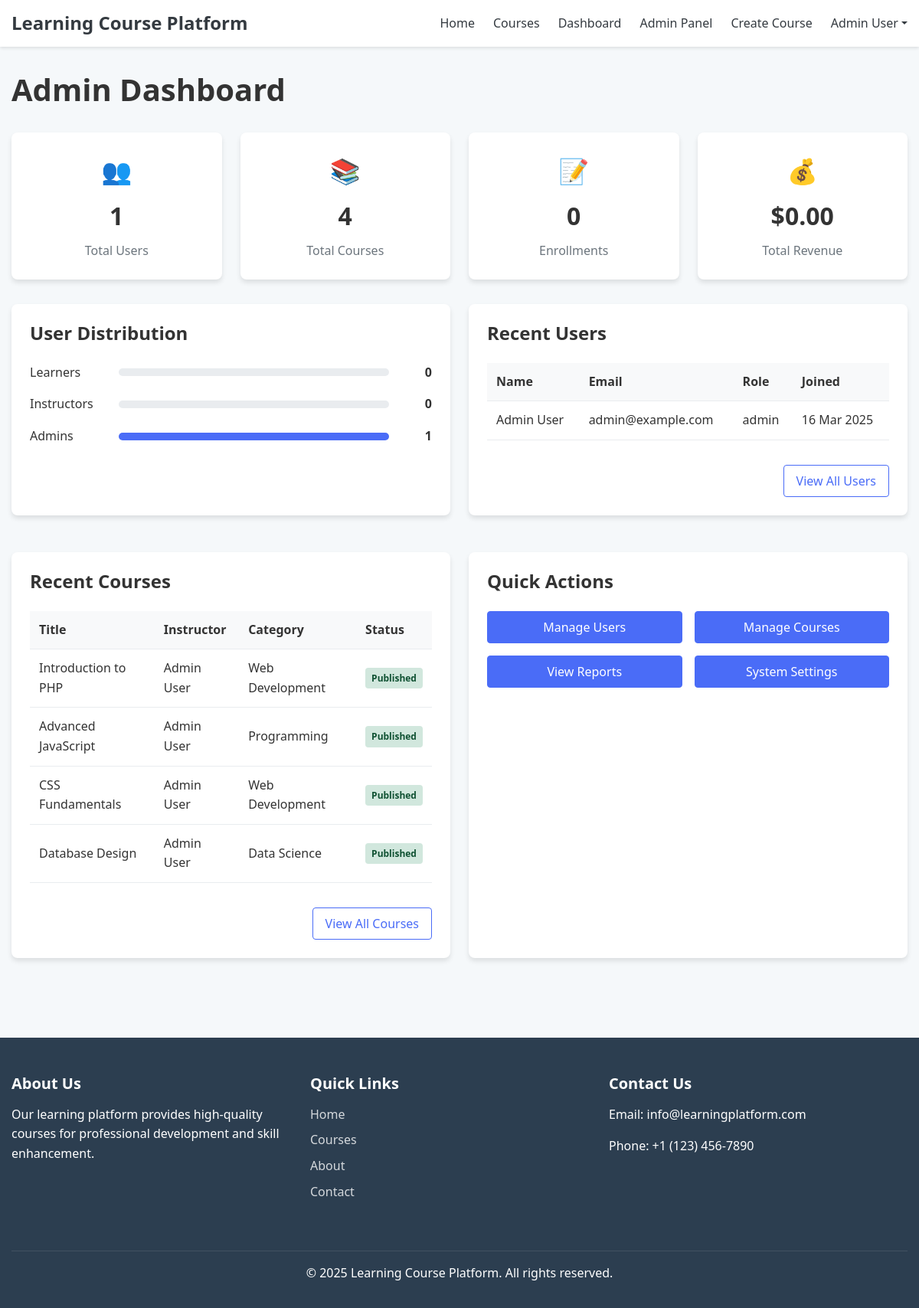
/index.php?page=admin (signed in), run on the app's committed database.
### tables this page shows
CREATE TABLE IF NOT EXISTS courses (
    id INT AUTO_INCREMENT PRIMARY KEY,
    title VARCHAR(255) NOT NULL,
    description TEXT NOT NULL,
    category VARCHAR(50) NOT NULL,
    price DECIMAL(10, 2) NOT NULL DEFAULT 0.00,
    image_path VARCHAR(255),
    instructor_id INT NOT NULL,
    status ENUM('Draft', 'Published', 'Archived') NOT NULL DEFAULT 'Draft',
    is_featured TINYINT(1) NOT NULL DEFAULT 0,
    rating DECIMAL(3, 2) NOT NULL DEFAULT 0.00,
    created_at DATETIME NOT NULL,
    updated_at DATETIME,
    FOREIGN KEY (instructor_id) REFERENCES users(id) ON DELETE CASCADE
);

CREATE TABLE IF NOT EXISTS users (
    id INT AUTO_INCREMENT PRIMARY KEY,
    name VARCHAR(100) NOT NULL,
    email VARCHAR(100) NOT NULL UNIQUE,
    password VARCHAR(255) NOT NULL,
    role ENUM('admin', 'instructor', 'learner') NOT NULL DEFAULT 'learner',
    profile_image VARCHAR(255),
    bio TEXT,
    verification_token VARCHAR(64),
    is_verified TINYINT(1) NOT NULL DEFAULT 0,
    reset_token VARCHAR(64),
    reset_token_expires DATETIME,
    last_login DATETIME,
    created_at DATETIME NOT NULL,
    updated_at DATETIME
);

### includes/functions.php (called while the page is built, shortened)
<?php
function isLoggedIn() {
    return isset($_SESSION['user_id']);
}
function hasRole($role) {
    return isset($_SESSION['user_role']) && $_SESSION['user_role'] == $role;
}
function formatDate($date, $format = 'd M Y') {
    $timestamp = strtotime($date);
    return date($format, $timestamp);
}

### includes/db.php (called while the page is built, shortened)
<?php
class Database {
    private $conn;
    public function __construct() {
        try {
            $this->conn = new PDO(
                "mysql:host=" . DB_HOST . ";dbname=" . DB_NAME,
                DB_USER,
                DB_PASS,
                array(PDO::ATTR_ERRMODE => PDO::ERRMODE_EXCEPTION)
            );
        } catch (PDOException $e) {
            die("Connection failed: " . $e->getMessage());
        }
    }
    public function query($sql, $params = []) {
        try {
            $stmt = $this->conn->prepare($sql);
            $stmt->execute($params);
            return $stmt;
        } catch (PDOException $e) {
            die("Query failed: " . $e->getMessage());
        }
    }
    public function fetchRow($sql, $params = []) {
        $stmt = $this->query($sql, $params);
        return $stmt->fetch(PDO::FETCH_ASSOC);
    }
    public function fetchAll($sql, $params = []) {
        $stmt = $this->query($sql, $params);
        return $stmt->fetchAll(PDO::FETCH_ASSOC);
    }
}
$db = new Database();

### pages/admin.php (the view, shortened to what this page needs)
<?php
$stats = [
    'total_users' => $db->fetchRow("SELECT COUNT(*) as count FROM users")['count'],
    'total_courses' => $db->fetchRow("SELECT COUNT(*) as count FROM courses")['count'],
    'total_enrollments' => $db->fetchRow("SELECT COUNT(*) as count FROM enrollments")['count'],
    'total_revenue' => $db->fetchRow("SELECT SUM(amount) as total FROM payments")['total'] ?? 0
];
$recentUsers = $db->fetchAll("
    SELECT * FROM users
    ORDER BY created_at DESC
    LIMIT 5
");
$recentCourses = $db->fetchAll("
    SELECT c.*, u.name as instructor_name
    FROM courses c
    JOIN users u ON c.instructor_id = u.id
    ORDER BY c.created_at DESC
    LIMIT 5
");
$usersByRole = $db->fetchAll("
    SELECT role, COUNT(*) as count
    FROM users
    GROUP BY role
");
$roleCounts = [];
foreach ($usersByRole as $role) {
    $roleCounts[$role['role']] = $role['count'];
}
?>
<div class="admin-dashboard">
    <div class="page-header">
        <h1>Admin Dashboard</h1>
    </div>
    <div class="dashboard-stats">
        <div class="stat-card">
            <div class="stat-icon">👥</div>
            <div class="stat-value"><?php echo $stats['total_users']; ?></div>
            <div class="stat-label">Total Users</div>
        </div>
        <div class="stat-card">
            <div class="stat-icon">📚</div>
            <div class="stat-value"><?php echo $stats['total_courses']; ?></div>
            <div class="stat-label">Total Courses</div>
        </div>
        <div class="stat-card">
            <div class="stat-icon">📝</div>
            <div class="stat-value"><?php echo $stats['total_enrollments']; ?></div>
            <div class="stat-label">Enrollments</div>
        </div>
        <div class="stat-card">
            <div class="stat-icon">💰</div>
            <div class="stat-value">$<?php echo number_format($stats['total_revenue'], 2); ?></div>
            <div class="stat-label">Total Revenue</div>
        </div>
    </div>
    <div class="admin-grid">
        <div class="admin-card">
            <h2>User Distribution</h2>
            <div class="user-distribution">
                <div class="distribution-item">
                    <div class="label">Learners</div>
                    <div class="bar">
                    </div>
                    <div class="value"><?php echo $roleCounts[ROLE_LEARNER] ?? 0; ?></div>
                </div>
                <div class="distribution-item">
                    <div class="label">Instructors</div>
                    <div class="bar">
                    </div>
                    <div class="value"><?php echo $roleCounts[ROLE_INSTRUCTOR] ?? 0; ?></div>
                </div>
                <div class="distribution-item">
                    <div class="label">Admins</div>
                    <div class="bar">
                        <div class="progress" style="width: <?php echo ($roleCounts[ROLE_ADMIN] / $stats['total_users']) * 100; ?>%"></div>
                    </div>
                    <div class="value"><?php echo $roleCounts[ROLE_ADMIN] ?? 0; ?></div>
                </div>
            </div>
        </div>
        <div class="admin-card">
            <h2>Recent Users</h2>
            <div class="table-responsive">
                <table class="table">
                    <thead>
                        <tr>
                            <th>Name</th>
                            <th>Email</th>
                            <th>Role</th>
                            <th>Joined</th>
                        </tr>
                    </thead>
                    <tbody>
                        <?php foreach ($recentUsers as $user): ?>
                            <tr>
                                <td><?php echo $user['name']; ?></td>
                                <td><?php echo $user['email']; ?></td>
                                <td><?php echo $user['role']; ?></td>
                                <td><?php echo formatDate($user['created_at']); ?></td>
                            </tr>
                        <?php endforeach; ?>
                    </tbody>
                </table>
            </div>
            <div class="card-footer">
                <a href="index.php?page=manage-users" class="btn btn-outline">View All Users</a>
            </div>
        </div>
        <div class="admin-card">
            <h2>Recent Courses</h2>
            <div class="table-responsive">
                <table class="table">
                    <thead>
                        <tr>
                            <th>Title</th>
                            <th>Instructor</th>
                            <th>Category</th>
                            <th>Status</th>
                        </tr>
                    </thead>
                    <tbody>
                        <?php foreach ($recentCourses as $course): ?>
                            <tr>
                                <td><?php echo $course['title']; ?></td>
                                <td><?php echo $course['instructor_name']; ?></td>
                                <td><?php echo $course['category']; ?></td>
                                <td>
                                    <span class="status-badge status-<?php echo strtolower($course['status']); ?>">
                                        <?php echo $course['status']; ?>
                                    </span>
                                </td>
                            </tr>
                        <?php endforeach; ?>
                    </tbody>
                </table>
            </div>
            <div class="card-footer">
                <a href="index.php?page=manage-courses" class="btn btn-outline">View All Courses</a>
            </div>
        </div>
        <div class="admin-card">
            <h2>Quick Actions</h2>
            <div class="quick-actions">
                <a href="index.php?page=manage-users" class="btn btn-primary">Manage Users</a>
                <a href="index.php?page=manage-courses" class="btn btn-primary">Manage Courses</a>
                <a href="index.php?page=reports" class="btn btn-primary">View Reports</a>
                <a href="index.php?page=system-settings" class="btn btn-primary">System Settings</a>
            </div>
        </div>
    </div>
</div>

### index.php (shortened to what this page needs)
<?php
require_once 'includes/functions.php';
require_once 'includes/db.php';
$page = isset($_GET['page']) ? $_GET['page'] : 'home';
$page = preg_replace('/[^a-zA-Z0-9_-]/', '', $page);
?>
<!DOCTYPE html>
<html lang="en">
<head>
    <link rel="stylesheet" href="assets/css/style.css">
</head>
<body>
    <?php include 'includes/header.php'; ?>
    <main class="container">
        <?php
        $file_path = 'pages/' . $page . '.php';
        if (file_exists($file_path)) {
            include $file_path;
        } else {
            include 'pages/404.php';
        }
        ?>
    </main>
    <?php include 'includes/footer.php'; ?>
</body>
</html>

### includes/header.php (shortened to what this page needs)
<header class="main-header">
    <div class="container">
        <div class="logo">
            <a href="index.php">
                <h1><?php echo SITE_NAME; ?></h1>
            </a>
        </div>
        <nav class="main-nav">
            <ul class="nav-menu" id="navMenu">
                <li><a href="index.php">Home</a></li>
                <li><a href="index.php?page=courses">Courses</a></li>
                <?php if (isLoggedIn()): ?>
                    <li><a href="index.php?page=dashboard">Dashboard</a></li>
                    <?php if (hasRole(ROLE_ADMIN)): ?>
                        <li><a href="index.php?page=admin">Admin Panel</a></li>
                    <?php endif; ?>
                    <?php if (hasRole(ROLE_INSTRUCTOR) || hasRole(ROLE_ADMIN)): ?>
                        <li><a href="index.php?page=create-course">Create Course</a></li>
                    <?php endif; ?>
                    <li class="dropdown">
                        <a href="#" class="dropdown-toggle">
                            <?php echo $_SESSION['user_name']; ?> <span class="caret"></span>
                        </a>
                    </li>
                <?php else: ?>
                    <li><a href="index.php?page=login">Login</a></li>
                    <li><a href="index.php?page=register">Register</a></li>
                <?php endif; ?>
            </ul>
        </nav>
    </div>
</header>

### includes/footer.php
<footer class="main-footer">
    <div class="container">
        <div class="footer-content">
            <div class="footer-section">
                <h3>About Us</h3>
                <p>Our learning platform provides high-quality courses for professional development and skill enhancement.</p>
            </div>
            <div class="footer-section">
                <h3>Quick Links</h3>
                <ul>
                    <li><a href="index.php">Home</a></li>
                    <li><a href="index.php?page=courses">Courses</a></li>
                    <li><a href="index.php?page=about">About</a></li>
                    <li><a href="index.php?page=contact">Contact</a></li>
                </ul>
            </div>
            <div class="footer-section">
                <h3>Contact Us</h3>
                <p>Email: info@learningplatform.com</p>
                <p>Phone: +1 (123) 456-7890</p>
            </div>
        </div>
        <div class="footer-bottom">
            <p>&copy; <?php echo date('Y'); ?> <?php echo SITE_NAME; ?>. All rights reserved.</p>
        </div>
    </div>
</footer>

### data on the page
courses: instructor "1", id "4", is_featured "0", is_featured "0.00", title "Database Design", instructor.name "Admin User", category "Data Science", status "Published"
users: name "Admin User", email "admin@example.com", role "admin", created_at "16 Mar 2025"
courses: title "Introduction to PHP", instructor.name "Admin User", category "Web Development", status "Published"
courses: title "Advanced JavaScript", instructor.name "Admin User", category "Programming", status "Published"
courses: title "CSS Fundamentals", instructor.name "Admin User", category "Web Development", status "Published"

### other printed values
SITE_NAME "Learning Course Platform"
$_SESSION['user_name'] "Admin User"
$roleCounts[ROLE_LEARNER] "0"
$roleCounts[ROLE_INSTRUCTOR] "0"
$roleCounts[ROLE_ADMIN] "1"
